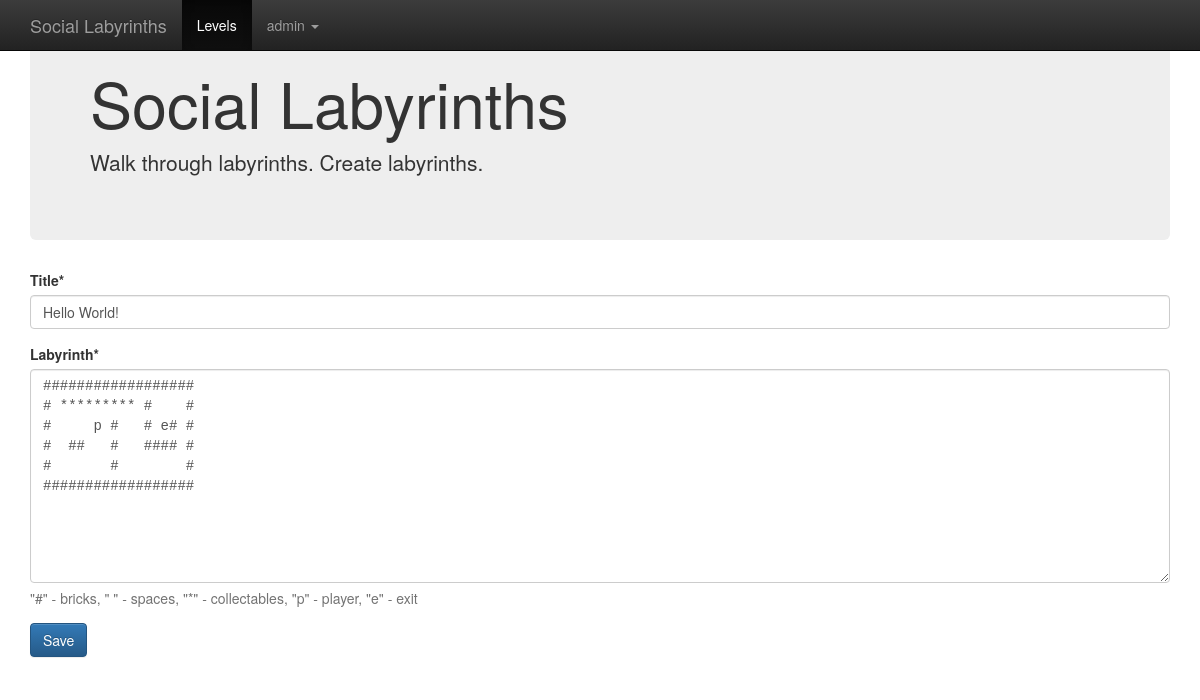
/levels/hello-world/change/ (signed in), run on the app's committed database.
### levels/models.py (models this page shows, shortened)
class Level(models.Model):
    created = models.DateTimeField(_("created"), auto_now_add=True)
    modified = models.DateTimeField(_("modified"), auto_now=True)
    author = models.ForeignKey("auth.User", verbose_name=_("author"))
    title = models.CharField(_("title"), max_length=255)
    slug = models.SlugField(_("slug"), max_length=255)
    labyrinth = models.TextField(_("labyrinth"), help_text=_('"#" - bricks, " " - spaces, "*" - collectables, "p" - player, "e" - exit'))
    class Meta:
        verbose_name = _("Level")
        verbose_name_plural = _("Levels")

### levels/views.py (the view)
# urls.py: url(r'^(?P<slug>[^/]+)/change/$', change_level, name="change_level"),
@login_required
def change_level(request, slug):
    level = get_object_or_404(Level, slug=slug)
    if level.author != request.user:
        return HttpResponseForbidden('You do not have permissions to edit this level.')
    if request.method == "POST":
        form = LevelForm(request, data=request.POST, instance=level)
        if form.is_valid():
            level = form.save()
            return redirect('level_detail', slug=level.slug)
    else:
        form = LevelForm(request, instance=level)
    return render(request, 'levels/change_level.html', {'form': form})

### levels/views.py (shortened to what this page needs)
class LevelForm(forms.ModelForm):
    class Meta:
        model = Level
        fields = ['title', 'labyrinth']
    def __init__(self, request, *args, **kwargs):
        super(LevelForm, self).__init__(*args, **kwargs)
        self.request = request
        self.helper = FormHelper()
        self.helper.form_action = ""
        self.helper.form_method = "POST"
        self.helper.layout = layout.Layout(
            "title",
            "labyrinth",
            bootstrap.FormActions(
                layout.Submit('submit', _('Save')),
            )
        )

### social_labyrinth/templates/levels/change_level.html (shortened to what this page needs)
{% extends "base.html" %}
{% load crispy_forms_tags %}
{% block content %}
    {% crispy form %}
{% endblock %}

### social_labyrinth/templates/base.html (shortened to what this page needs)
<!DOCTYPE html>
<html lang="en">
    <head>
        <link rel="stylesheet" href="https://maxcdn.bootstrapcdn.com/bootstrap/3.3.5/css/bootstrap.min.css">
        <link rel="stylesheet" href="https://maxcdn.bootstrapcdn.com/bootstrap/3.3.5/css/bootstrap-theme.min.css">
    </head>
    <body role="document">
        <nav class="navbar navbar-inverse navbar-fixed-top">
            <div class="container">
                <div class="navbar-header">
                    <a class="navbar-brand" href="/">Social Labyrinths</a>
                </div>
                <div id="navbar" class="navbar-collapse collapse">
                    <ul class="nav navbar-nav">
                        <li class="active"><a href="{% url "level_list" %}">Levels</a></li>
                        {% if not request.user.is_authenticated %}
                            <li class="dropdown">
                                <a href="#" class="dropdown-toggle" data-toggle="dropdown" role="button" aria-haspopup="true" aria-expanded="false">Login <span class="caret"></span></a>
                                <ul class="dropdown-menu">
                                    <li><a href="/login/yahoo/?next={{ request.path }}">Yahoo!</a></li>
                                </ul>
                            </li>
                        {% else %}
                            <li class="dropdown">
                                <a href="#" class="dropdown-toggle" data-toggle="dropdown" role="button" aria-haspopup="true" aria-expanded="false">{{ request.user.username }} <span class="caret"></span></a>
                            </li>
                        {% endif %}
                    </ul>
                </div>
            </div>
        </nav>
        <div class="container theme-showcase" role="main">
            <div class="jumbotron">
                <h1>Social Labyrinths</h1>
                <p>Walk through labyrinths. Create labyrinths.</p>
            </div>
            {% block content %}
            {% endblock %}
        </div>
    </body>
</html>

### social_labyrinth/templates/base.html (style rules this page uses)
#id_labyrinth { font-family: monospace; }

### data on the page
Level: title "Hello World!", labyrinth "################## # ********* # # # p # # e# # # ## # #### # # # # ##################"

### other printed values
{{ request.user.username }} "admin"
